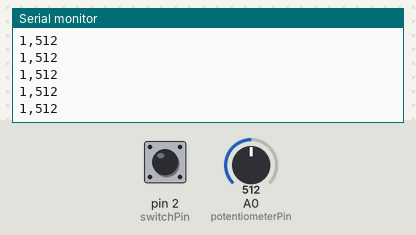
Bench run of a sketch on a simulated Arduino Uno, built with avr-gcc and run on an emulated ATmega328P. On the bench: the last lines printed to the serial monitor. The inputs (shaded band) are chosen by the test bench; at power-on: A0 (potentiometerPin) = 512, pin 2 (switchPin) HIGH.

Above: at 1.2 s.
1.3 s: A0 (potentiometerPin) set to 716
At 1.34 s:
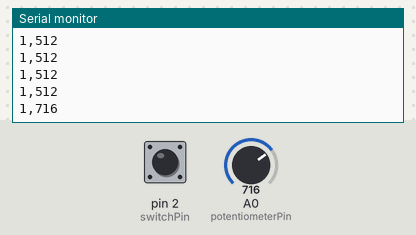
2.8 s: pin 2 (switchPin) pulled LOW for 0.15 s
At 2.86 s:
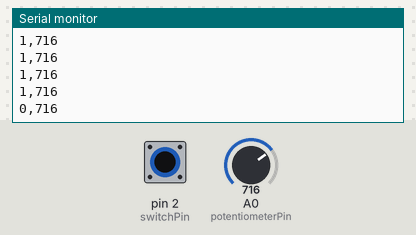
4.4 s: A0 (potentiometerPin) set to 900
At 4.42 s:
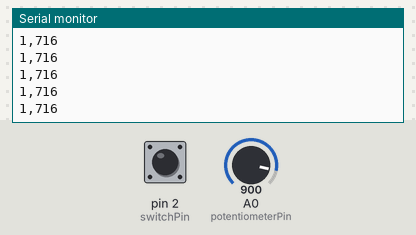
5.9 s: pin 2 (switchPin) pulled LOW for 1 s
At 5.93 s:
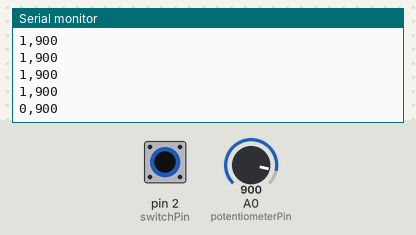
Timing chart, 0 to 8.9 s (numbered marks = the images above; inputs shaded):
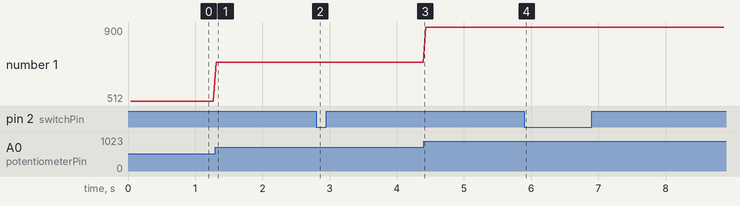

Measured:
- after the input at 1.3 s, the serial monitor: prints a new line at once (image 1)
- after the input at 2.8 s, the serial monitor: prints a new line at once (image 2)
- after the input at 5.9 s, the serial monitor: prints a new line at once (image 4)
- plotted number 1: 512 → 716 after the input at 1.3 s, 716 → 900 after the input at 4.4 s

The sketch:

DatatoUnity.ino
```cpp
#include <elapsedMillis.h>

const int switchPin = 2;
const int potentiometerPin = A0;

bool switchVal = 0;
int potentiometerVal = 0;

//time variables
elapsedMillis sendToUnityTimer;
//could use int but using long for double number of bits
//unsigned means variable value will always be pos. good for millis since time adds up quickly
unsigned long sendToUnityInterval = 40;

void setup() {
  Serial.begin(115200);
  pinMode (switchPin, INPUT_PULLUP);
  //looking for full range of values on potentiometer so no pullup
  pinMode (potentiometerPin, INPUT);
}

void loop() {
  readSensors();
  sendSensorDataToUnity();

}

void readSensors(){
  //always off or on so digitalRead
  switchVal = digitalRead(switchPin);
  potentiometerVal = analogRead(potentiometerPin);
}

void sendSensorDataToUnity(){
  //Send Data
  if (sendToUnityTimer > sendToUnityInterval){
    sendToUnityTimer = 0; //Reset Timer
    Serial.print(switchVal);
    Serial.print(',');
    Serial.println(potentiometerVal);
  }

}
```
